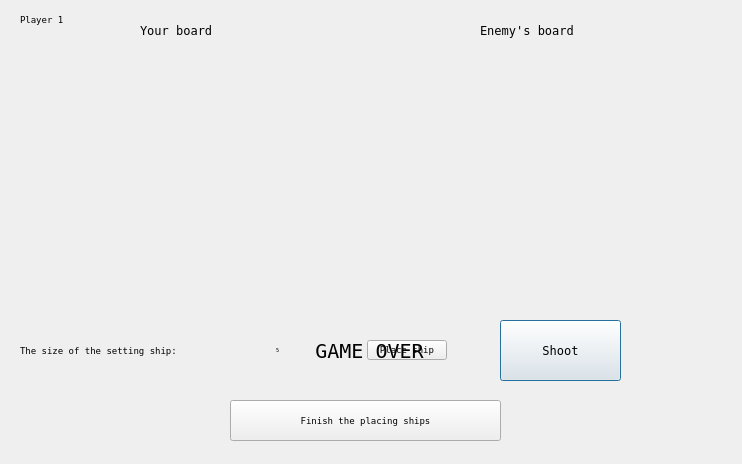
<?xml version="1.0" encoding="UTF-8"?>
<ui version="4.0">
 <class>PlayerWindow</class>
 <widget class="QDialog" name="PlayerWindow">
  <property name="geometry">
   <rect>
    <x>0</x>
    <y>0</y>
    <width>742</width>
    <height>464</height>
   </rect>
  </property>
  <property name="minimumSize">
   <size>
    <width>742</width>
    <height>448</height>
   </size>
  </property>
  <property name="maximumSize">
   <size>
    <width>850</width>
    <height>488</height>
   </size>
  </property>
  <property name="windowTitle">
   <string>Dialog</string>
  </property>
  <widget class="QLabel" name="YourBoardLabel">
   <property name="geometry">
    <rect>
     <x>140</x>
     <y>20</y>
     <width>100</width>
     <height>20</height>
    </rect>
   </property>
   <property name="font">
    <font>
     <family>Terminal</family>
    </font>
   </property>
   <property name="text">
    <string>Your board</string>
   </property>
  </widget>
  <widget class="QLabel" name="EnemyBoardLabel">
   <property name="geometry">
    <rect>
     <x>480</x>
     <y>20</y>
     <width>130</width>
     <height>20</height>
    </rect>
   </property>
   <property name="font">
    <font>
     <family>Terminal</family>
    </font>
   </property>
   <property name="text">
    <string>Enemy's board</string>
   </property>
   <property name="textFormat">
    <enum>Qt::AutoText</enum>
   </property>
  </widget>
  <widget class="QPushButton" name="ShootButton">
   <property name="geometry">
    <rect>
     <x>500</x>
     <y>320</y>
     <width>121</width>
     <height>61</height>
    </rect>
   </property>
   <property name="sizePolicy">
    <sizepolicy hsizetype="Minimum" vsizetype="Minimum">
     <horstretch>0</horstretch>
     <verstretch>0</verstretch>
    </sizepolicy>
   </property>
   <property name="font">
    <font>
     <family>Terminal</family>
    </font>
   </property>
   <property name="cursor">
    <cursorShape>PointingHandCursor</cursorShape>
   </property>
   <property name="text">
    <string>Shoot</string>
   </property>
  </widget>
  <widget class="QWidget" name="layoutWidget">
   <property name="geometry">
    <rect>
     <x>20</x>
     <y>50</y>
     <width>341</width>
     <height>251</height>
    </rect>
   </property>
   <layout class="QGridLayout" name="MyBoard" rowstretch="0">
    <property name="spacing">
     <number>0</number>
    </property>
   </layout>
  </widget>
  <widget class="QWidget" name="layoutWidget">
   <property name="geometry">
    <rect>
     <x>20</x>
     <y>320</y>
     <width>427</width>
     <height>61</height>
    </rect>
   </property>
   <layout class="QHBoxLayout" name="horizontalLayout_2">
    <item>
     <widget class="QLabel" name="placeShipLabel">
      <property name="sizePolicy">
       <sizepolicy hsizetype="Preferred" vsizetype="Preferred">
        <horstretch>0</horstretch>
        <verstretch>0</verstretch>
       </sizepolicy>
      </property>
      <property name="font">
       <font>
        <family>Terminal</family>
        <pointsize>7</pointsize>
        <italic>false</italic>
       </font>
      </property>
      <property name="text">
       <string>The size of the setting ship:</string>
      </property>
     </widget>
    </item>
    <item>
     <layout class="QHBoxLayout" name="horizontalLayout">
      <item>
       <widget class="QLabel" name="shipsLeft">
        <property name="maximumSize">
         <size>
          <width>16777215</width>
          <height>16777215</height>
         </size>
        </property>
        <property name="sizeIncrement">
         <size>
          <width>0</width>
          <height>0</height>
         </size>
        </property>
        <property name="font">
         <font>
          <family>Terminal</family>
          <pointsize>4</pointsize>
         </font>
        </property>
        <property name="text">
         <string>5</string>
        </property>
        <property name="scaledContents">
         <bool>false</bool>
        </property>
        <property name="alignment">
         <set>Qt::AlignCenter</set>
        </property>
       </widget>
      </item>
     </layout>
    </item>
    <item>
     <widget class="QPushButton" name="placeShipButton">
      <property name="enabled">
       <bool>true</bool>
      </property>
      <property name="sizePolicy">
       <sizepolicy hsizetype="Fixed" vsizetype="Fixed">
        <horstretch>50</horstretch>
        <verstretch>50</verstretch>
       </sizepolicy>
      </property>
      <property name="font">
       <font>
        <family>Terminal</family>
        <pointsize>7</pointsize>
       </font>
      </property>
      <property name="cursor">
       <cursorShape>PointingHandCursor</cursorShape>
      </property>
      <property name="locale">
       <locale language="Ukrainian" country="Ukraine"/>
      </property>
      <property name="text">
       <string>Place ship</string>
      </property>
      <property name="checkable">
       <bool>false</bool>
      </property>
     </widget>
    </item>
   </layout>
  </widget>
  <widget class="QWidget" name="layoutWidget">
   <property name="geometry">
    <rect>
     <x>380</x>
     <y>50</y>
     <width>341</width>
     <height>251</height>
    </rect>
   </property>
   <layout class="QGridLayout" name="EnemyBoard">
    <property name="spacing">
     <number>0</number>
    </property>
   </layout>
  </widget>
  <widget class="QPushButton" name="makeTurnButton">
   <property name="geometry">
    <rect>
     <x>230</x>
     <y>400</y>
     <width>271</width>
     <height>41</height>
    </rect>
   </property>
   <property name="font">
    <font>
     <family>Terminal</family>
     <pointsize>7</pointsize>
    </font>
   </property>
   <property name="text">
    <string>Finish the placing ships</string>
   </property>
  </widget>
  <widget class="QLabel" name="playerBoardLabel">
   <property name="geometry">
    <rect>
     <x>20</x>
     <y>10</y>
     <width>81</width>
     <height>20</height>
    </rect>
   </property>
   <property name="font">
    <font>
     <family>Terminal</family>
     <pointsize>7</pointsize>
    </font>
   </property>
   <property name="text">
    <string>Player 1</string>
   </property>
  </widget>
  <widget class="QLabel" name="gameOverLabel">
   <property name="geometry">
    <rect>
     <x>310</x>
     <y>320</y>
     <width>131</width>
     <height>61</height>
    </rect>
   </property>
   <property name="font">
    <font>
     <family>Terminal</family>
     <pointsize>15</pointsize>
    </font>
   </property>
   <property name="text">
    <string>GAME OVER </string>
   </property>
   <property name="alignment">
    <set>Qt::AlignCenter</set>
   </property>
  </widget>
 </widget>
 <resources/>
 <connections/>
</ui>
